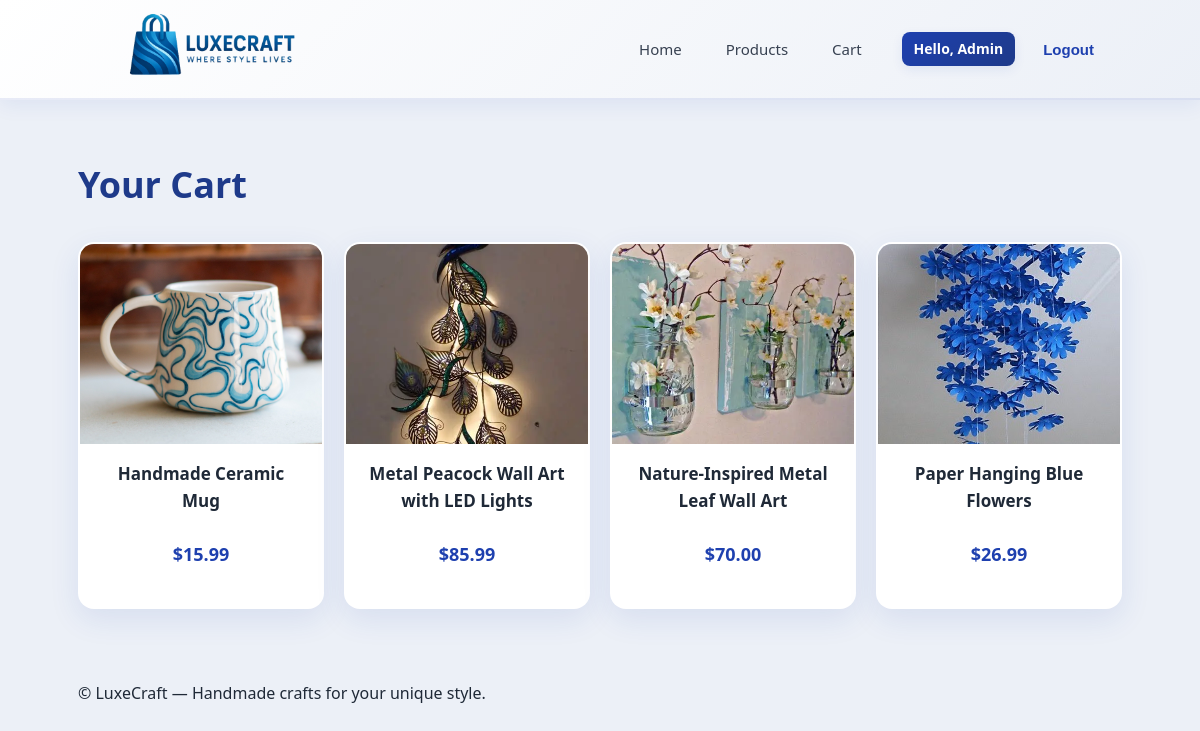
The app's page /cart/ (signed in) with its own data.
### shop/models.py (models this page shows, shortened)
class Product(models.Model):
    name = models.CharField(max_length=200)
    description = models.TextField()
    price = models.DecimalField(max_digits=8, decimal_places=2)
    image = models.ImageField(upload_to='products/', blank=True, null=True)

### shop/views.py (the view)
# urls.py: path('cart/', views.cart_view, name='cart'),
def cart_view(request):
    if request.user.is_authenticated:
        cart_list = Cart.objects.filter(user=request.user)
        if cart_list.exists():
            cart = cart_list.first()
            products = cart.products.all()
        else:
            products = []
    else:
        products = []
    return render(request, 'shop/cart.html', {'products': products})

### shop/templates/shop/cart.html (shortened to what this page needs)
{% extends 'shop/base.html' %}
{% block content %}
<section class="page-header">
  <h1>Your Cart</h1>
</section>
<section class="product-grid">
  {% if products %}
    {% for product in products %}
      <article class="card">
        <a href="{% url 'product_detail' product.id %}" class="card-link">
          <div class="card-media">
            {% if product.image %}
              <img src="{{ product.image.url }}" alt="{{ product.name }}">
            {% else %}
              <div class="placeholder">No image</div>
            {% endif %}
          </div>
          <div class="card-body">
            <h3 class="card-title">{{ product.name }}</h3>
            <p class="card-price">${{ product.price }}</p>
          </div>
        </a>
      </article>
    {% endfor %}
  {% else %}
    <p>Your cart is empty.</p>
    <a class="btn btn-primary" href="{% url 'products' %}">Browse Crafts</a>
  {% endif %}
</section>
{% endblock %}

### shop/templates/shop/base.html (shortened to what this page needs)
<!DOCTYPE html>
<html lang="en">
<head>
  {% load static %}
  <link rel="stylesheet" href="{% static 'shop/css/styles.css' %}">
</head>
<body>
<header class="site-header">
  <div class="header-inner">
    <a class="brand" href="{% url 'home' %}">
      <img src="{% static 'shop/images/logo.png' %}" alt="LuxeCraft Logo" class="logo">
    </a>
    <nav class="main-nav">
      <a href="{% url 'home' %}">Home</a>
      <a href="{% url 'products' %}">Products</a>
      <a href="{% url 'cart' %}">Cart</a>
      {% if user.is_authenticated %}
        <span class="user-pill">Hello, {{ user.username }}</span>
        <form method="post" action="{% url 'logout' %}" style="display:inline;">
          <button type="submit" class="logout-btn">Logout</button>
        </form>
      {% else %}
        <a href="{% url 'login' %}" class="login-link">Sign In</a>
        <a href="{% url 'signup' %}" class="signup-link">Sign Up</a>
      {% endif %}
    </nav>
  </div>
</header>
<main class="container">
  {% block content %}{% endblock %}
</main>
<footer class="site-footer">
  <div class="container">
    <p>© {{ now|date:"Y" }} LuxeCraft — Handmade crafts for your unique style.</p>
  </div>
</footer>
</body>
</html>

### shop/static/shop/css/styles.css (style rules this page uses)
:root { --accent: #1E40AF; --accent-dark: #1E3A8A; --accent-light: #3B82F6; --muted: #6b7280; --bg: #ecf0f7; --card: #ffffff; --radius: 16px; --shadow: 0 10px 30px rgba(30, 64, 175, 0.1); --shadow-hover: 0 20px 50px rgba(30, 64, 175, 0.15); --container: 1100px; --gap: 20px; }
* { box-sizing: border-box; }
html, body { height: 100%; }
body { margin: 0; font-family: 'Segoe UI', Roboto, 'Helvetica Neue', Arial, sans-serif; background: var(--bg); color: #1f2937; -webkit-font-smoothing: antialiased; -moz-osx-font-smoothing: grayscale; line-height: 1.6; }
.container { max-width: var(--container); margin: 0 auto; padding: 28px; }
.site-header { background: linear-gradient(135deg, #ffffff 0%, #ecf0f7 100%); border-bottom: 2px solid rgba(30, 64, 175, 0.1); position: sticky; top: 0; z-index: 40; height: 100px; overflow: visible; box-shadow: 0 4px 20px rgba(30, 64, 175, 0.08); backdrop-filter: blur(10px); }
.header-inner { display: flex; align-items: center; justify-content: space-between; gap: 40px; height: 100%; padding: 12px 40px; max-width: var(--container); margin: 0 auto; width: 100%; }
.logo { position: absolute; left: 0; top: 50%; transform: translateY(-50%); height: 155px; width: auto; object-fit: contain; transition: transform 0.28s ease; }
.brand { display: block; position: relative; width: 160px; text-decoration: none; flex-shrink: 0; }
.main-nav { display: flex; align-items: center; gap: 12px; margin-left: auto; }
.main-nav a { color: #374151; text-decoration: none; font-weight: 500; padding: 8px 16px; border-radius: 8px; transition: all 0.3s ease; font-size: 15px; position: relative; }
.main-nav a::after { content: ''; position: absolute; bottom: 0; left: 50%; width: 0; height: 2px; background: var(--accent); transition: all 0.3s ease; transform: translateX(-50%); }
.user-pill { display: inline-block; margin-left: 12px; padding: 6px 12px; border-radius: 8px; background: linear-gradient(135deg, var(--accent) 0%, var(--accent-dark) 100%); color: #ffffff; font-size: 14px; font-weight: 600; transition: background 0.12s ease, transform 0.12s ease, box-shadow 0.12s ease; box-shadow: 0 4px 12px rgba(30,64,175,0.08); }
.logout-btn { background: transparent; border: none; color: var(--accent); font-weight: 600; padding: 8px 16px; border-radius: 8px; cursor: pointer; transition: all 0.3s ease; font-size: 15px; }
.page-header { margin: 28px 0 18px 0; }
.page-header h1 { margin: 0; color: var(--accent-dark); font-size: 36px; font-weight: 700; }
.product-grid { display: grid; grid-template-columns: repeat(auto-fill, minmax(240px, 1fr)); gap: var(--gap); margin-top: 28px; }
.card { background: var(--card); border-radius: var(--radius); overflow: hidden; box-shadow: var(--shadow); transition: transform 0.25s ease, box-shadow 0.25s ease, border-color 0.25s ease; display: flex; flex-direction: column; border: 2px solid transparent; }
.card-link { color: inherit; text-decoration: none; display: block; height: 100%; }
.card-media { height: 200px; width: 100%; overflow: hidden; display: flex; align-items: center; justify-content: center; background: linear-gradient(135deg, #DBEAFE 0%, #EFF6FF 100%); position: relative; }
.card-media img { width: 100%; height: 100%; object-fit: cover; display: block; transition: transform 0.3s ease; }
.card-body { padding: 16px 18px 20px 18px; text-align: center; flex-grow: 1; display: flex; flex-direction: column; justify-content: space-between; }
.card-title { margin: 0 0 8px 0; font-size: 17px; font-weight: 600; color: #1f2937; }
.card-price { color: var(--accent); font-weight: 700; font-size: 18px; }

### records on screen
Product: image (picture), name "Handmade Ceramic Mug", price "15.99"
Product: image (picture), name "Metal Peacock Wall Art with LED Lights", price "85.99"
Product: image (picture), name "Nature-Inspired Metal Leaf Wall Art", price "70.00"
Product: image (placeholder picture), name "Paper Hanging Blue Flowers", price "26.99"

### other values on screen
{{ user.username }} "Admin"
